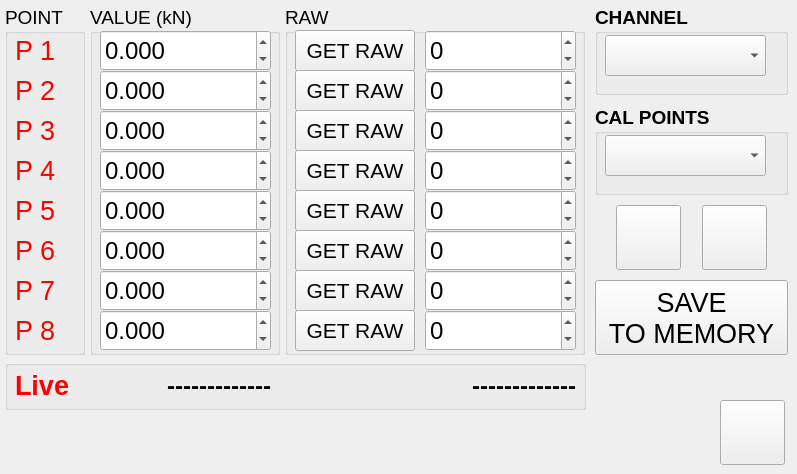
    <widget class="QWidget" name="tab_main_calibration">
     <attribute name="title">
      <string/>
     </attribute>
     <widget class="QGroupBox" name="groupBox_29">
      <property name="geometry">
       <rect>
        <x>595</x>
        <y>105</y>
        <width>193</width>
        <height>90</height>
       </rect>
      </property>
      <property name="font">
       <font>
        <pointsize>14</pointsize>
        <weight>75</weight>
        <bold>true</bold>
       </font>
      </property>
      <property name="title">
       <string>CAL POINTS</string>
      </property>
      <widget class="QComboBox" name="comboBox_cal_point_number">
       <property name="geometry">
        <rect>
         <x>10</x>
         <y>30</y>
         <width>161</width>
         <height>41</height>
        </rect>
       </property>
       <property name="font">
        <font>
         <pointsize>28</pointsize>
        </font>
       </property>
      </widget>
     </widget>
     <widget class="QGroupBox" name="groupBox_24">
      <property name="geometry">
       <rect>
        <x>285</x>
        <y>5</y>
        <width>300</width>
        <height>350</height>
       </rect>
      </property>
      <property name="font">
       <font>
        <pointsize>14</pointsize>
       </font>
      </property>
      <property name="title">
       <string>RAW</string>
      </property>
      <widget class="QSpinBox" name="spinBox_cal_raw_value_1">
       <property name="geometry">
        <rect>
         <x>140</x>
         <y>25</y>
         <width>151</width>
         <height>41</height>
        </rect>
       </property>
       <property name="font">
        <font>
         <pointsize>18</pointsize>
        </font>
       </property>
       <property name="minimum">
        <number>-9999999</number>
       </property>
       <property name="maximum">
        <number>99999999</number>
       </property>
       <property name="value">
        <number>0</number>
       </property>
      </widget>
      <widget class="QSpinBox" name="spinBox_cal_raw_value_2">
       <property name="geometry">
        <rect>
         <x>140</x>
         <y>65</y>
         <width>151</width>
         <height>41</height>
        </rect>
       </property>
       <property name="font">
        <font>
         <pointsize>18</pointsize>
        </font>
       </property>
       <property name="minimum">
        <number>-9999999</number>
       </property>
       <property name="maximum">
        <number>99999999</number>
       </property>
       <property name="value">
        <number>0</number>
       </property>
      </widget>
      <widget class="QSpinBox" name="spinBox_cal_raw_value_3">
       <property name="geometry">
        <rect>
         <x>140</x>
         <y>105</y>
         <width>151</width>
         <height>41</height>
        </rect>
       </property>
       <property name="font">
        <font>
         <pointsize>18</pointsize>
        </font>
       </property>
       <property name="minimum">
        <number>-9999999</number>
       </property>
       <property name="maximum">
        <number>99999999</number>
       </property>
       <property name="value">
        <number>0</number>
       </property>
      </widget>
      <widget class="QSpinBox" name="spinBox_cal_raw_value_4">
       <property name="geometry">
        <rect>
         <x>140</x>
         <y>145</y>
         <width>151</width>
         <height>41</height>
        </rect>
       </property>
       <property name="font">
        <font>
         <pointsize>18</pointsize>
        </font>
       </property>
       <property name="minimum">
        <number>-9999999</number>
       </property>
       <property name="maximum">
        <number>99999999</number>
       </property>
       <property name="value">
        <number>0</number>
       </property>
      </widget>
      <widget class="QSpinBox" name="spinBox_cal_raw_value_5">
       <property name="geometry">
        <rect>
         <x>140</x>
         <y>185</y>
         <width>151</width>
         <height>41</height>
        </rect>
       </property>
       <property name="font">
        <font>
         <pointsize>18</pointsize>
        </font>
       </property>
       <property name="minimum">
        <number>-9999999</number>
       </property>
       <property name="maximum">
        <number>99999999</number>
       </property>
       <property name="value">
        <number>0</number>
       </property>
      </widget>
      <widget class="QSpinBox" name="spinBox_cal_raw_value_6">
       <property name="geometry">
        <rect>
         <x>140</x>
         <y>225</y>
         <width>151</width>
         <height>41</height>
        </rect>
       </property>
       <property name="font">
        <font>
         <pointsize>18</pointsize>
        </font>
       </property>
       <property name="minimum">
        <number>-9999999</number>
       </property>
       <property name="maximum">
        <number>99999999</number>
       </property>
       <property name="value">
        <number>0</number>
       </property>
      </widget>
      <widget class="QSpinBox" name="spinBox_cal_raw_value_7">
       <property name="geometry">
        <rect>
         <x>140</x>
         <y>265</y>
         <width>151</width>
         <height>41</height>
        </rect>
       </property>
       <property name="font">
        <font>
         <pointsize>18</pointsize>
        </font>
       </property>
       <property name="minimum">
        <number>-9999999</number>
       </property>
       <property name="maximum">
        <number>99999999</number>
       </property>
       <property name="value">
        <number>0</number>
       </property>
      </widget>
      <widget class="QSpinBox" name="spinBox_cal_raw_value_8">
       <property name="geometry">
        <rect>
         <x>140</x>
         <y>305</y>
         <width>151</width>
         <height>41</height>
        </rect>
       </property>
       <property name="font">
        <font>
         <pointsize>18</pointsize>
        </font>
       </property>
       <property name="minimum">
        <number>-9999999</number>
       </property>
       <property name="maximum">
        <number>99999999</number>
       </property>
       <property name="value">
        <number>0</number>
       </property>
      </widget>
      <widget class="QPushButton" name="pushButton_read_cal_point_3">
       <property name="geometry">
        <rect>
         <x>10</x>
         <y>105</y>
         <width>120</width>
         <height>41</height>
        </rect>
       </property>
       <property name="font">
        <font>
         <pointsize>16</pointsize>
        </font>
       </property>
       <property name="text">
        <string>GET RAW</string>
       </property>
      </widget>
      <widget class="QPushButton" name="pushButton_read_cal_point_4">
       <property name="geometry">
        <rect>
         <x>10</x>
         <y>145</y>
         <width>120</width>
         <height>41</height>
        </rect>
       </property>
       <property name="font">
        <font>
         <pointsize>16</pointsize>
        </font>
       </property>
       <property name="text">
        <string>GET RAW</string>
       </property>
      </widget>
      <widget class="QPushButton" name="pushButton_read_cal_point_2">
       <property name="geometry">
        <rect>
         <x>10</x>
         <y>65</y>
         <width>120</width>
         <height>41</height>
        </rect>
       </property>
       <property name="font">
        <font>
         <pointsize>16</pointsize>
        </font>
       </property>
       <property name="text">
        <string>GET RAW</string>
       </property>
      </widget>
      <widget class="QPushButton" name="pushButton_read_cal_point_5">
       <property name="geometry">
        <rect>
         <x>10</x>
         <y>185</y>
         <width>120</width>
         <height>41</height>
        </rect>
       </property>
       <property name="font">
        <font>
         <pointsize>16</pointsize>
        </font>
       </property>
       <property name="text">
        <string>GET RAW</string>
       </property>
      </widget>
      <widget class="QPushButton" name="pushButton_read_cal_point_8">
       <property name="geometry">
        <rect>
         <x>10</x>
         <y>305</y>
         <width>120</width>
         <height>41</height>
        </rect>
       </property>
       <property name="font">
        <font>
         <pointsize>16</pointsize>
        </font>
       </property>
       <property name="text">
        <string>GET RAW</string>
       </property>
      </widget>
      <widget class="QPushButton" name="pushButton_read_cal_point_1">
       <property name="geometry">
        <rect>
         <x>10</x>
         <y>25</y>
         <width>120</width>
         <height>41</height>
        </rect>
       </property>
       <property name="font">
        <font>
         <pointsize>16</pointsize>
        </font>
       </property>
       <property name="text">
        <string>GET RAW</string>
       </property>
      </widget>
      <widget class="QPushButton" name="pushButton_read_cal_point_6">
       <property name="geometry">
        <rect>
         <x>10</x>
         <y>225</y>
         <width>120</width>
         <height>41</height>
        </rect>
       </property>
       <property name="font">
        <font>
         <pointsize>16</pointsize>
        </font>
       </property>
       <property name="text">
        <string>GET RAW</string>
       </property>
      </widget>
      <widget class="QPushButton" name="pushButton_read_cal_point_7">
       <property name="geometry">
        <rect>
         <x>10</x>
         <y>265</y>
         <width>120</width>
         <height>41</height>
        </rect>
       </property>
       <property name="font">
        <font>
         <pointsize>16</pointsize>
        </font>
       </property>
       <property name="text">
        <string>GET RAW</string>
       </property>
      </widget>
     </widget>
     <widget class="QGroupBox" name="groupBox_cal_value">
      <property name="geometry">
       <rect>
        <x>90</x>
        <y>5</y>
        <width>190</width>
        <height>350</height>
       </rect>
      </property>
      <property name="font">
       <font>
        <pointsize>14</pointsize>
       </font>
      </property>
      <property name="title">
       <string>VALUE (kN)</string>
      </property>
      <widget class="QDoubleSpinBox" name="doubleSpinBox_cal_point_value_1">
       <property name="geometry">
        <rect>
         <x>10</x>
         <y>25</y>
         <width>171</width>
         <height>41</height>
        </rect>
       </property>
       <property name="font">
        <font>
         <pointsize>18</pointsize>
        </font>
       </property>
       <property name="decimals">
        <number>3</number>
       </property>
       <property name="minimum">
        <double>-1000000.000000000000000</double>
       </property>
       <property name="maximum">
        <double>1000000.000000000000000</double>
       </property>
      </widget>
      <widget class="QDoubleSpinBox" name="doubleSpinBox_cal_point_value_2">
       <property name="geometry">
        <rect>
         <x>10</x>
         <y>65</y>
         <width>171</width>
         <height>41</height>
        </rect>
       </property>
       <property name="font">
        <font>
         <pointsize>18</pointsize>
        </font>
       </property>
       <property name="decimals">
        <number>3</number>
       </property>
       <property name="minimum">
        <double>-1000000.000000000000000</double>
       </property>
       <property name="maximum">
        <double>1000000.000000000000000</double>
       </property>
      </widget>
      <widget class="QDoubleSpinBox" name="doubleSpinBox_cal_point_value_3">
       <property name="geometry">
        <rect>
         <x>10</x>
         <y>105</y>
         <width>171</width>
         <height>41</height>
        </rect>
       </property>
       <property name="font">
        <font>
         <pointsize>18</pointsize>
        </font>
       </property>
       <property name="decimals">
        <number>3</number>
       </property>
       <property name="minimum">
        <double>-1000000.000000000000000</double>
       </property>
       <property name="maximum">
        <double>1000000.000000000000000</double>
       </property>
      </widget>
      <widget class="QDoubleSpinBox" name="doubleSpinBox_cal_point_value_4">
       <property name="geometry">
        <rect>
         <x>10</x>
         <y>145</y>
         <width>171</width>
         <height>41</height>
        </rect>
       </property>
       <property name="font">
        <font>
         <pointsize>18</pointsize>
        </font>
       </property>
       <property name="decimals">
        <number>3</number>
       </property>
       <property name="minimum">
        <double>-1000000.000000000000000</double>
       </property>
       <property name="maximum">
        <double>1000000.000000000000000</double>
       </property>
      </widget>
      <widget class="QDoubleSpinBox" name="doubleSpinBox_cal_point_value_5">
       <property name="geometry">
        <rect>
         <x>10</x>
         <y>185</y>
         <width>171</width>
         <height>41</height>
        </rect>
       </property>
       <property name="font">
        <font>
         <pointsize>18</pointsize>
        </font>
       </property>
       <property name="decimals">
        <number>3</number>
       </property>
       <property name="minimum">
        <double>-1000000.000000000000000</double>
       </property>
       <property name="maximum">
        <double>1000000.000000000000000</double>
       </property>
      </widget>
      <widget class="QDoubleSpinBox" name="doubleSpinBox_cal_point_value_6">
       <property name="geometry">
        <rect>
         <x>10</x>
         <y>225</y>
         <width>171</width>
         <height>41</height>
        </rect>
       </property>
       <property name="font">
        <font>
         <pointsize>18</pointsize>
        </font>
       </property>
       <property name="decimals">
        <number>3</number>
       </property>
       <property name="minimum">
        <double>-1000000.000000000000000</double>
       </property>
       <property name="maximum">
        <double>1000000.000000000000000</double>
       </property>
      </widget>
      <widget class="QDoubleSpinBox" name="doubleSpinBox_cal_point_value_7">
       <property name="geometry">
        <rect>
         <x>10</x>
         <y>265</y>
         <width>171</width>
         <height>41</height>
        </rect>
       </property>
       <property name="font">
        <font>
         <pointsize>18</pointsize>
        </font>
       </property>
       <property name="decimals">
        <number>3</number>
       </property>
       <property name="minimum">
        <double>-1000000.000000000000000</double>
       </property>
       <property name="maximum">
        <double>1000000.000000000000000</double>
       </property>
      </widget>
      <widget class="QDoubleSpinBox" name="doubleSpinBox_cal_point_value_8">
       <property name="geometry">
        <rect>
         <x>10</x>
         <y>305</y>
         <width>171</width>
         <height>41</height>
        </rect>
       </property>
       <property name="font">
        <font>
         <pointsize>18</pointsize>
        </font>
       </property>
       <property name="decimals">
        <number>3</number>
       </property>
       <property name="minimum">
        <double>-1000000.000000000000000</double>
       </property>
       <property name="maximum">
        <double>1000000.000000000000000</double>
       </property>
      </widget>
     </widget>
     <widget class="QGroupBox" name="groupBox_22">
      <property name="geometry">
       <rect>
        <x>595</x>
        <y>5</y>
        <width>193</width>
        <height>90</height>
       </rect>
      </property>
      <property name="font">
       <font>
        <pointsize>14</pointsize>
        <weight>75</weight>
        <bold>true</bold>
       </font>
      </property>
      <property name="title">
       <string>CHANNEL</string>
      </property>
      <widget class="QComboBox" name="comboBox_channel_no">
       <property name="geometry">
        <rect>
         <x>10</x>
         <y>30</y>
         <width>161</width>
         <height>41</height>
        </rect>
       </property>
       <property name="font">
        <font>
         <pointsize>20</pointsize>
        </font>
       </property>
      </widget>
     </widget>
     <widget class="QGroupBox" name="groupBox_23">
      <property name="geometry">
       <rect>
        <x>5</x>
        <y>5</y>
        <width>80</width>
        <height>350</height>
       </rect>
      </property>
      <property name="font">
       <font>
        <pointsize>14</pointsize>
       </font>
      </property>
      <property name="title">
       <string>POINT</string>
      </property>
      <widget class="QLabel" name="label_elapsed_time_72">
       <property name="geometry">
        <rect>
         <x>10</x>
         <y>25</y>
         <width>60</width>
         <height>41</height>
        </rect>
       </property>
       <property name="font">
        <font>
         <pointsize>20</pointsize>
        </font>
       </property>
       <property name="styleSheet">
        <string notr="true">color: rgb(255, 0, 0);</string>
       </property>
       <property name="text">
        <string notr="true">P 1</string>
       </property>
      </widget>
      <widget class="QLabel" name="label_elapsed_time_73">
       <property name="geometry">
        <rect>
         <x>10</x>
         <y>65</y>
         <width>60</width>
         <height>41</height>
        </rect>
       </property>
       <property name="font">
        <font>
         <pointsize>20</pointsize>
        </font>
       </property>
       <property name="styleSheet">
        <string notr="true">color: rgb(255, 0, 0);</string>
       </property>
       <property name="text">
        <string notr="true">P 2</string>
       </property>
      </widget>
      <widget class="QLabel" name="label_elapsed_time_74">
       <property name="geometry">
        <rect>
         <x>10</x>
         <y>105</y>
         <width>60</width>
         <height>41</height>
        </rect>
       </property>
       <property name="font">
        <font>
         <pointsize>20</pointsize>
        </font>
       </property>
       <property name="styleSheet">
        <string notr="true">color: rgb(255, 0, 0);</string>
       </property>
       <property name="text">
        <string notr="true">P 3</string>
       </property>
      </widget>
      <widget class="QLabel" name="label_elapsed_time_75">
       <property name="geometry">
        <rect>
         <x>10</x>
         <y>145</y>
         <width>60</width>
         <height>41</height>
        </rect>
       </property>
       <property name="font">
        <font>
         <pointsize>20</pointsize>
        </font>
       </property>
       <property name="styleSheet">
        <string notr="true">color: rgb(255, 0, 0);</string>
       </property>
       <property name="text">
        <string notr="true">P 4</string>
       </property>
      </widget>
      <widget class="QLabel" name="label_elapsed_time_76">
       <property name="enabled">
        <bool>true</bool>
       </property>
       <property name="geometry">
        <rect>
         <x>10</x>
         <y>185</y>
         <width>60</width>
         <height>41</height>
        </rect>
       </property>
       <property name="font">
        <font>
         <pointsize>20</pointsize>
        </font>
       </property>
       <property name="styleSheet">
        <string notr="true">color: rgb(255, 0, 0);</string>
       </property>
       <property name="text">
        <string notr="true">P 5</string>
       </property>
      </widget>
      <widget class="QLabel" name="label_elapsed_time_77">
       <property name="geometry">
        <rect>
         <x>10</x>
         <y>225</y>
         <width>60</width>
         <height>41</height>
        </rect>
       </property>
       <property name="font">
        <font>
         <pointsize>20</pointsize>
        </font>
       </property>
       <property name="styleSheet">
        <string notr="true">color: rgb(255, 0, 0);</string>
       </property>
       <property name="text">
        <string notr="true">P 6</string>
       </property>
      </widget>
      <widget class="QLabel" name="label_elapsed_time_78">
       <property name="geometry">
        <rect>
         <x>10</x>
         <y>265</y>
         <width>60</width>
         <height>41</height>
        </rect>
       </property>
       <property name="font">
        <font>
         <pointsize>20</pointsize>
        </font>
       </property>
       <property name="styleSheet">
        <string notr="true">color: rgb(255, 0, 0);</string>
       </property>
       <property name="text">
        <string notr="true">P 7</string>
       </property>
      </widget>
      <widget class="QLabel" name="label_elapsed_time_79">
       <property name="geometry">
        <rect>
         <x>10</x>
         <y>305</y>
         <width>60</width>
         <height>41</height>
        </rect>
       </property>
       <property name="font">
        <font>
         <pointsize>20</pointsize>
        </font>
       </property>
       <property name="styleSheet">
        <string notr="true">color: rgb(255, 0, 0);</string>
       </property>
       <property name="text">
        <string notr="true">P 8</string>
       </property>
      </widget>
     </widget>
     <widget class="QPushButton" name="pushButton_save_all_cal_data">
      <property name="geometry">
       <rect>
        <x>595</x>
        <y>280</y>
        <width>193</width>
        <height>75</height>
       </rect>
      </property>
      <property name="font">
       <font>
        <pointsize>20</pointsize>
       </font>
      </property>
      <property name="text">
       <string>SAVE
TO MEMORY</string>
      </property>
     </widget>
     <widget class="QPushButton" name="pushButton_speed_up_2">
      <property name="geometry">
       <rect>
        <x>616</x>
        <y>205</y>
        <width>65</width>
        <height>65</height>
       </rect>
      </property>
      <property name="font">
       <font>
        <pointsize>20</pointsize>
       </font>
      </property>
      <property name="text">
       <string/>
      </property>
      <property name="checkable">
       <bool>false</bool>
      </property>
      <property name="autoRepeat">
       <bool>false</bool>
      </property>
      <property name="autoExclusive">
       <bool>false</bool>
      </property>
      <property name="autoRepeatDelay">
       <number>100</number>
      </property>
      <property name="autoRepeatInterval">
       <number>100</number>
      </property>
     </widget>
     <widget class="QPushButton" name="pushButton_speed_down_2">
      <property name="geometry">
       <rect>
        <x>702</x>
        <y>205</y>
        <width>65</width>
        <height>65</height>
       </rect>
      </property>
      <property name="font">
       <font>
        <pointsize>20</pointsize>
       </font>
      </property>
      <property name="text">
       <string/>
      </property>
      <property name="checkable">
       <bool>false</bool>
      </property>
      <property name="autoRepeat">
       <bool>false</bool>
      </property>
      <property name="autoExclusive">
       <bool>false</bool>
      </property>
      <property name="autoRepeatDelay">
       <number>100</number>
      </property>
      <property name="autoRepeatInterval">
       <number>100</number>
      </property>
     </widget>
     <widget class="QGroupBox" name="groupBox_28">
      <property name="geometry">
       <rect>
        <x>5</x>
        <y>360</y>
        <width>581</width>
        <height>50</height>
       </rect>
      </property>
      <property name="font">
       <font>
        <pointsize>12</pointsize>
        <weight>75</weight>
        <bold>true</bold>
       </font>
      </property>
      <property name="title">
       <string/>
      </property>
      <widget class="QLabel" name="label_calibrated">
       <property name="geometry">
        <rect>
         <x>95</x>
         <y>5</y>
         <width>171</width>
         <height>41</height>
        </rect>
       </property>
       <property name="font">
        <font>
         <pointsize>18</pointsize>
         <weight>75</weight>
         <bold>true</bold>
        </font>
       </property>
       <property name="text">
        <string notr="true">-------------</string>
       </property>
       <property name="alignment">
        <set>Qt::AlignRight|Qt::AlignTrailing|Qt::AlignVCenter</set>
       </property>
      </widget>
      <widget class="QLabel" name="label_adc_channel_raw_data">
       <property name="geometry">
        <rect>
         <x>420</x>
         <y>5</y>
         <width>151</width>
         <height>41</height>
        </rect>
       </property>
       <property name="font">
        <font>
         <pointsize>18</pointsize>
         <weight>75</weight>
         <bold>true</bold>
        </font>
       </property>
       <property name="text">
        <string notr="true">-------------</string>
       </property>
       <property name="alignment">
        <set>Qt::AlignRight|Qt::AlignTrailing|Qt::AlignVCenter</set>
       </property>
      </widget>
      <widget class="QLabel" name="label_elapsed_time_112">
       <property name="geometry">
        <rect>
         <x>10</x>
         <y>5</y>
         <width>70</width>
         <height>41</height>
        </rect>
       </property>
       <property name="font">
        <font>
         <pointsize>20</pointsize>
        </font>
       </property>
       <property name="styleSheet">
        <string notr="true">color: rgb(255, 0, 0);</string>
       </property>
       <property name="text">
        <string>Live</string>
       </property>
      </widget>
     </widget>
     <widget class="QPushButton" name="pushButton_go_main_screen_5">
      <property name="geometry">
       <rect>
        <x>720</x>
        <y>400</y>
        <width>65</width>
        <height>65</height>
       </rect>
      </property>
      <property name="font">
       <font>
        <pointsize>13</pointsize>
       </font>
      </property>
      <property name="text">
       <string/>
      </property>
     </widget>
    </widget>
